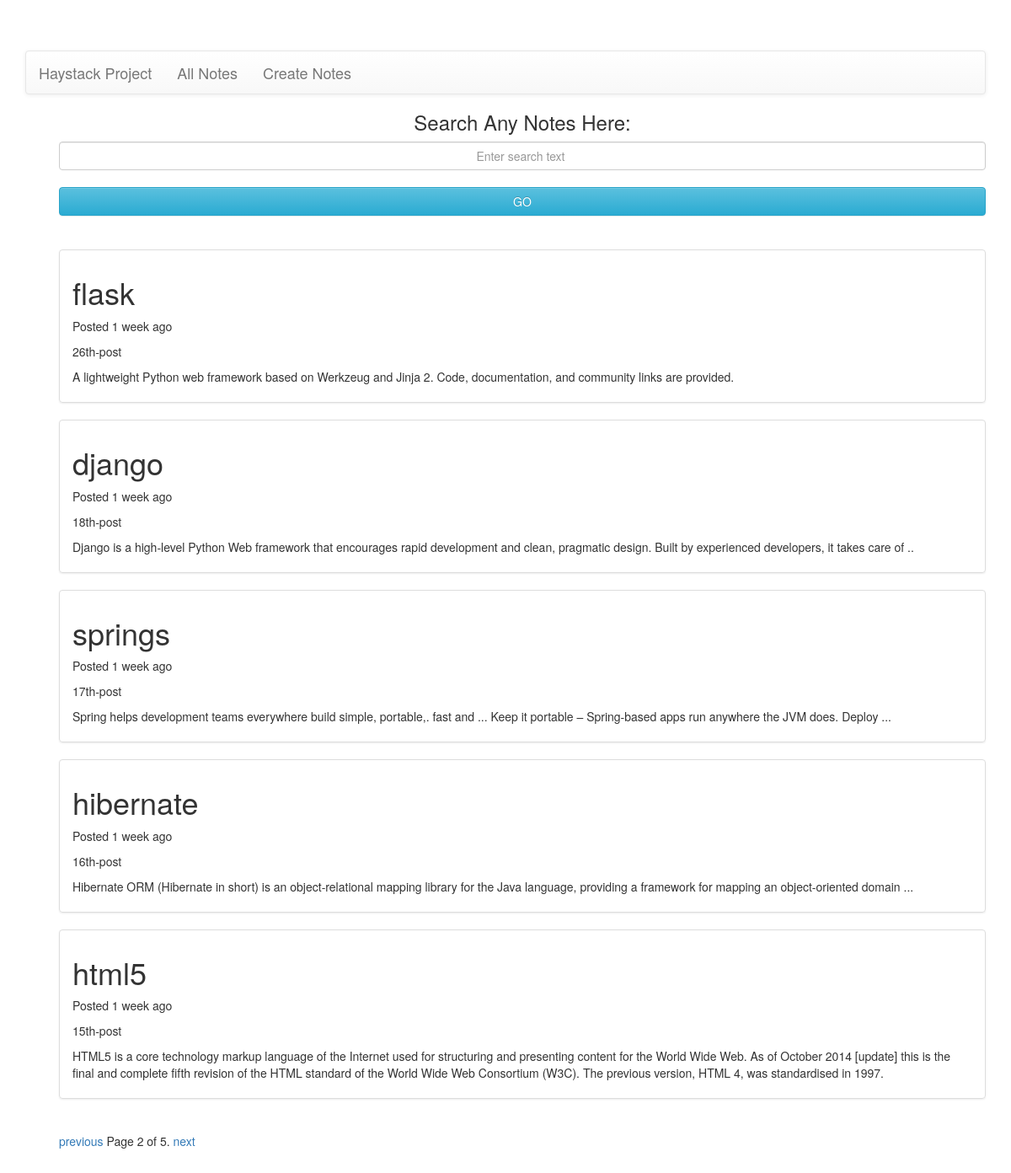
Screenshot of /?page=2 with the database file from the repository.
### searchapp/models.py (models this page shows, shortened)
class Note(models.Model):
    title = models.CharField(max_length=1000, unique=True)
    body = models.TextField()
    timestamp = models.DateTimeField(auto_now=True)

### searchapp/views.py (the view)
# urls.py: url(r'^$', views.index, name='index'),
def index(request):
    latest_notes_list = Note.objects.all().order_by('-timestamp')
    paginator = Paginator(latest_notes_list, 5) # Show 5 notes per page
    page = request.GET.get('page')
    try:
        notes = paginator.page(page)
    except PageNotAnInteger:
        notes = paginator.page(1)
    except EmptyPage:
        notes = paginator.page(paginator.num_pages)
    template = loader.get_template('searchapp/index.html')
    context = RequestContext(request, {'latest_notes_list': notes, })
    return HttpResponse(template.render(context))

### searchapp/templates/searchapp/index.html (shortened to what this page needs)
{% extends 'base.html' %}
{% block content %}
{% if latest_notes_list %}
{% load humanize %}
    <ul>
    <form id="search" action='/search/'>
                            <h3 class="center">Search Any Notes Here:</h3><input class="small input-text form-control" placeholder="Enter search text" name="q" type="search">
                            <br/>
                            <input class="form-control btn btn-info" value="GO" type="submit">
                        </form>
                        <br/><br/>
    {% for note in latest_notes_list %}
        <ul class="list-group">
        <li class="list-group-item">
            <h1>{{ note.title }}</h1>
            <p>Posted {{ note.timestamp|naturaltime }} </p>
            <p>{{note.id|ordinal }}-post</p>
            <p>{{ note.body }}</p>
        </li>
        </ul>
    {% endfor %}
    <div class="pagination">
    <span class="step-links">
        {% if latest_notes_list.has_previous %}
            <a href="?page={{ latest_notes_list.previous_page_number }}">previous</a>
        {% endif %}
        <span class="current">
            Page {{ latest_notes_list.number }} of {{ latest_notes_list.paginator.num_pages }}.
        </span>
        {% if latest_notes_list.has_next %}
            <a href="?page={{ latest_notes_list.next_page_number }}">next</a>
        {% endif %}
    </span>
</div>
    </ul>
{% else %}
    <p>No notes are available.</p>
{% endif %}
{% endblock %}

### searchapp/templates/base.html (style rules this page uses)
li { list-style: none; }
.center { text-align: center; }

### rows the page displays
Note: title "flask", timestamp "1 week ago", id|ordinal "26th", body "A lightweight Python web framework based on Werkzeug and Jinja 2. Code, documentation, and community links are provided."
Note: title "django", timestamp "1 week ago", id|ordinal "18th", body "Django is a high-level Python Web framework that encourages rapid development and clean, pragmatic design. Built by experienced developers, it takes care of .."
Note: title "springs", timestamp "1 week ago", id|ordinal "17th", body "Spring helps development teams everywhere build simple, portable,. fast and ... Keep it portable – Spring-based apps run anywhere the JVM does. Deploy ..."
Note: title "hibernate", timestamp "1 week ago", id|ordinal "16th", body "Hibernate ORM (Hibernate in short) is an object-relational mapping library for the Java language, providing a framework for mapping an object-oriented domain ..."
Note: title "html5", timestamp "1 week ago", id|ordinal "15th", body "HTML5 is a core technology markup language of the Internet used for structuring and presenting content for the World Wide Web. As of October 2014 [update] this is the final and complete fifth revision of the HTML standard of the World Wide Web Consortium (W3C). The previous version, HTML 4, was standardised in 1997."

### other values shown
{{ latest_notes_list.number }} "2"
{{ latest_notes_list.paginator.num_pages }} "5"
